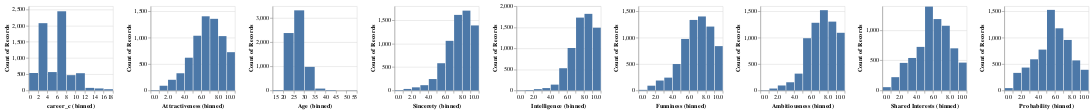

Here is the notebook cell this chart was saved with:
### Markdown cell above
### Exploratory data analysis

### Code cell
alt.Chart(df).mark_bar().encode(
    alt.X(alt.repeat("column"), type="quantitative", bin=True),
    y='count()',
).properties(
    width=150,
    height=150
).repeat(
    column=features
)

### Figure 1 — Vega-Lite specification as saved in the notebook (floating-point values rounded to 4 significant figures; data arrays with more than 128 entries replaced by an {"elided": "..."} marker saying what was removed)
{"config": {"view": {"continuousWidth": 400, "continuousHeight": 300}}, "repeat": {"column": ["career_c", "Attractiveness", "Age", "Sincerety", "Intelligence", "Funniness", "Ambitiousness", "Shared Interests", "Probability"]}, "spec": {"data": {"name": "data-473d3e1a23fbaaa4c4bacda4d67ee871"}, "mark": "bar", "encoding": {"x": {"bin": true, "field": {"repeat": "column"}, "type": "quantitative"}, "y": {"aggregate": "count", "type": "quantitative"}}, "height": 150, "width": 150}, "$schema": "https://vega.github.io/schema/vega-lite/v4.17.0.json", "datasets": {"data-473d3e1a23fbaaa4c4bacda4d67ee871": {"elided": "6815 records"}}}
